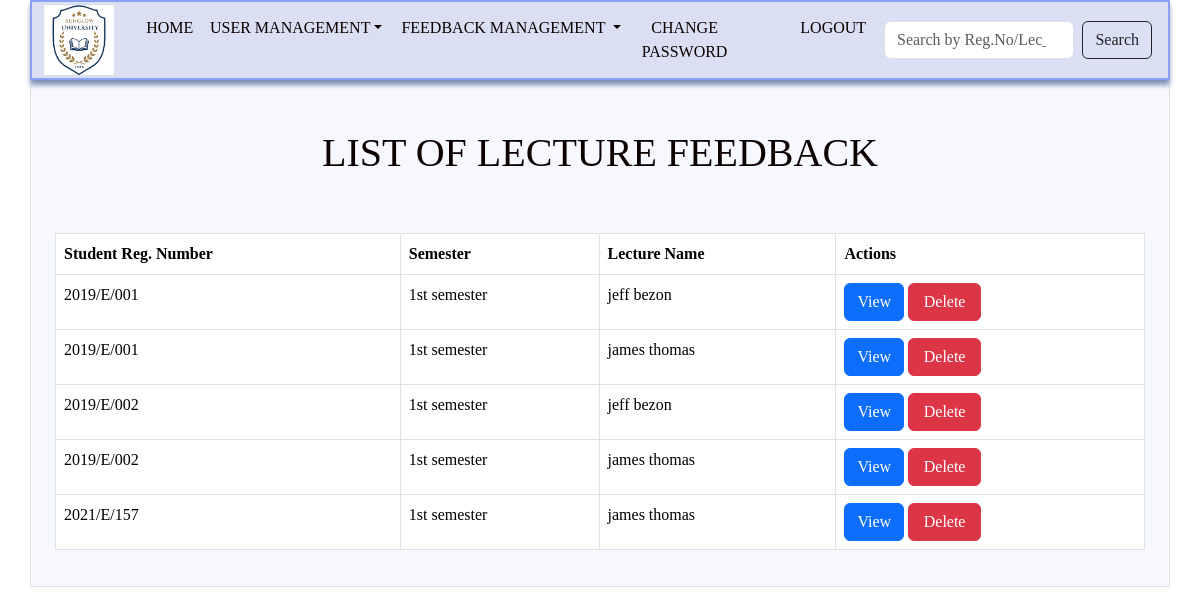
Page /feedback_management/lecfeedback.php on the committed database.
### tables this page shows
CREATE TABLE `lecture_feedback` (
  `Id` int(50) NOT NULL,
  `Semester` enum('1st semester','2nd semester','3rd semester','4th semester','5th semester','6th semester','7th semester','8th semester') NOT NULL,
  `User_Name` varchar(100) NOT NULL,
  `Lecture_Name` varchar(250) NOT NULL,
  `Course_Code` varchar(200) NOT NULL,
  `A_1` enum('-2','-1','0','1','2') NOT NULL,
  `A_2` enum('-2','-1','0','1','2') NOT NULL,
  `A_3` enum('-2','-1','0','1','2') NOT NULL,
  `B_1` enum('-2','-1','0','1','2') NOT NULL,
  `B_2` enum('-2','-1','0','1','2') NOT NULL,
  `B_3` enum('-2','-1','0','1','2') NOT NULL,
  `C_1` enum('-2','-1','0','1','2') NOT NULL,
  `C_2` enum('-2','-1','0','1','2') NOT NULL,
  `C_3` enum('-2','-1','0','1','2') NOT NULL,
  `C_4` enum('-2','-1','0','1','2') NOT NULL,
  `D_1` enum('-2','-1','0','1','2') NOT NULL,
  `D_2` enum('-2','-1','0','1','2') NOT NULL,
  `Other_Comment` varchar(1000) DEFAULT NULL,
  `Date_Time` timestamp NOT NULL DEFAULT current_timestamp()
);

CREATE TABLE `student` (
  `Id` varchar(50) NOT NULL,
  `User_Name` varchar(100) NOT NULL,
  `Password` varchar(15) NOT NULL,
  `First_Name` varchar(100) NOT NULL,
  `Last_Name` varchar(100) NOT NULL,
  `Registration_No` varchar(50) NOT NULL,
  `Date_of_Birth` date NOT NULL,
  `Address` varchar(250) NOT NULL,
  `Batch` varchar(10) NOT NULL,
  `Academic_Year` enum('1st Year','2nd Year','3rd Year','4th Year') NOT NULL
);

### feedback_management/lecfeedback.php (the view, shortened to what this page needs)
<!DOCTYPE html>
<html >
    <head>
    <link href="https://cdn.jsdelivr.net/npm/bootstrap@5.3.2/dist/css/bootstrap.min.css" rel="stylesheet">
    <link href="https://cdn.jsdelivr.net/npm/bootstrap@5.3.3/dist/css/bootstrap.min.css" rel="stylesheet">
    <link rel="stylesheet" type="text/css" href="css/coursefeedback.css">
</head>
   <body class="body">
            <nav class="navbar navbar-expand-sm  navbar-dark container nav" style="background-color:#07075ca7;height: 80px;">
                    <div class="container-fluid">
                        <a href="#" class="navbar-brand ">
                            <img src="icon/logo.jpg" height="70" alt="CoolBrand">
                        </a>
                    <div class="collapse navbar-collapse" id="collapsibleNavbar">
                        <ul class="navbar-nav row ">
                        <li class="nav-item col-1 ms-2 ">
                            <a class="nav-link font" href="index.php">HOME</a>
                        <li class="nav-item dropdown col-3  ">
                            <a class="nav-link dropdown-toggle font" href="#" role="button" data-bs-toggle="dropdown"  style="text-align: center;">USER MANAGEMENT</a>
                        </li>
                        <li class="nav-item dropdown col-3  ">
                            <a class="nav-link dropdown-toggle font" href="#" role="button" data-bs-toggle="dropdown">FEEDBACK MANAGEMENT </a>
                        </li>
                        <li class="nav-item col-3 ms-3 " >
                          <a class="nav-link font" href="changepsw.php" style="text-align: center;">CHANGE PASSWORD</a>
                        </li>
                        </li>
                        <li class="nav-item col-1 ">
                            <a class="nav-link font" href="home.php">LOGOUT</a>
                        </li>
                        </ul>
                    </div>
                    </div>
                    <form class="d-flex col-3" method="post" action="">
                      <input class="form-control me-2" type="search" placeholder="Search by Reg.No/Lec_Name/Sem" name="search" aria-label="Search">
                      <button type="submit" class="btn btn-outline-dark me-3" name="submit">Search</button>
                   </form>
            </nav>
  <div class="container border" style="background-color: rgba(123, 115, 231, 0.06);padding-bottom: 20px;">
        <h1 class="font py-5" style="text-align: center;">LIST OF LECTURE FEEDBACK</h1>
        <div class="container con">
            <div class="row" >
              <div class="col-12">
                <table class="table table-bordered">
                  <thead >
                    <tr>
                      <th scope="col">Student Reg. Number</th>
                      <th scope="col">Semester</th>
                      <th scope="col">Lecture Name</th>
                      <th scope="col">Actions</th>
                    </tr>
                  </thead>
                  <tbody>
                    <?php
                        $servername = "localhost";
                        $username = "root";
                        $password = "";
                        $database = "student_feedback_management_system";
                        $connection = new mysqli($servername, $username, $password, $database);
                        if (isset($_POST['submit']) && !empty($_POST['search'])) {
                            $search = $_POST['search'];
                            $search = $connection->real_escape_string($search);
                            $sql = "SELECT student.Registration_No, lecture_feedback.Id, lecture_feedback.Semester, lecture_feedback.Lecture_Name
                                    FROM lecture_feedback
                                    INNER JOIN student ON lecture_feedback.User_Name = student.User_Name
                                    WHERE student.Registration_No LIKE '%$search%' OR lecture_feedback.Lecture_Name  LIKE '%$search%' OR  lecture_feedback.Semester LIKE '%$search%'
                                    ORDER BY student.Registration_No ASC, lecture_feedback.Semester ASC";
                        } else
                        {
                            $sql = "SELECT student.Registration_No, lecture_feedback.Id, lecture_feedback.Semester, lecture_feedback.Lecture_Name
                                    FROM lecture_feedback
                                    INNER JOIN student ON lecture_feedback.User_Name = student.User_Name
                                    ORDER BY student.Registration_No ASC, lecture_feedback.Semester ASC";
                        }
                        $result = $connection->query($sql);
                        if ($result) {
                            if ($result->num_rows > 0) {
                                while ($row = $result->fetch_assoc()) {
                                    echo "
                                    <tr>
                                        <td>{$row['Registration_No']}</td>
                                        <td>{$row['Semester']}</td>
                                        <td>{$row['Lecture_Name']}</td>
                                        <td>
                                            <a class='btn btn-primary  col' href='viewlecfeedback.php?id={$row['Id']}'>View</a>
                                            <a class='btn btn-danger col-3' href='deletelecfeedback.php?id=$row[Id]' onclick='return confirmDelete();'>Delete</a>
                                        </td>
                                    </tr>
                                    ";
                                }
                            }
                            else
                            {
                                echo "<tr><td colspan='5' class='text-danger text-center'>No results found.</td></tr>";
                            }
                        }
                        else
                        {
                            echo "Error: " . $connection->error;
                        }
                    ?>
                  </tbody>
                </table>
              </div>
            </div>
          </div>
   </div>
   </body>
</html>

### feedback_management/css/coursefeedback.css (style rules this page uses)
:root { --font-base1 :"IcoFont"; --font-base2 :"FontAwesome"; --c-primary :#975af9; --c-secondry :#46a7f8; --c-background:#e6e6e6; --c-dark :#2d2d2d; --c-black :#0000; }
.body { font-family: var(--font-base1); color: var(--c-primary); }
.nav { border: solid 2px #063df260; width: 1500px !important; background-color: #dadff3fc !important; box-shadow: 0.1px 5px 5px #7f8eb8; }
.font { color:#0c0101 !important; }
a { font-family: var(--font-base1); cursor: auto; }

### rows in the picture
lecture_feedback: student.Registration_No "2019/E/001", Semester "1st semester", Lecture_Name "jeff bezon"
lecture_feedback: student.Registration_No "2019/E/001", Semester "1st semester", Lecture_Name "james thomas"
lecture_feedback: student.Registration_No "2019/E/002", Semester "1st semester", Lecture_Name "jeff bezon"
lecture_feedback: student.Registration_No "2019/E/002", Semester "1st semester", Lecture_Name "james thomas"
lecture_feedback: student.Registration_No "2021/E/157", Semester "1st semester", Lecture_Name "james thomas"
